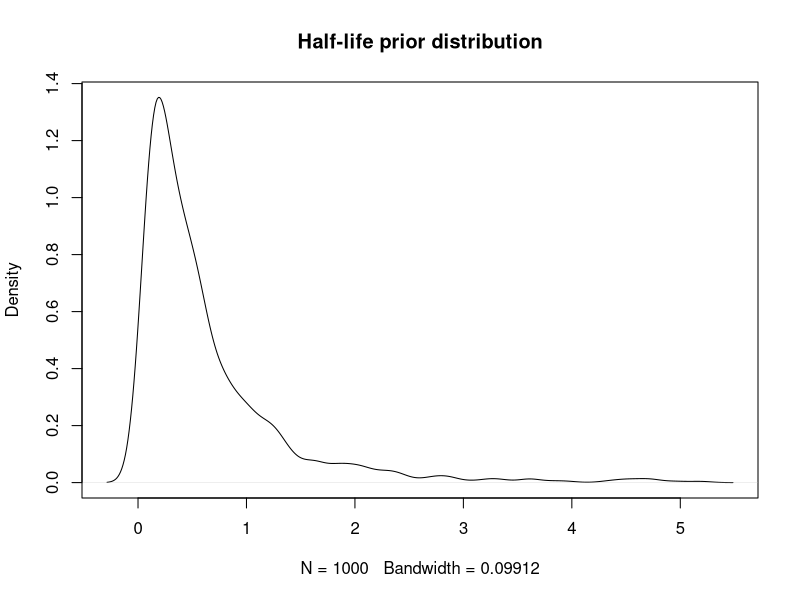
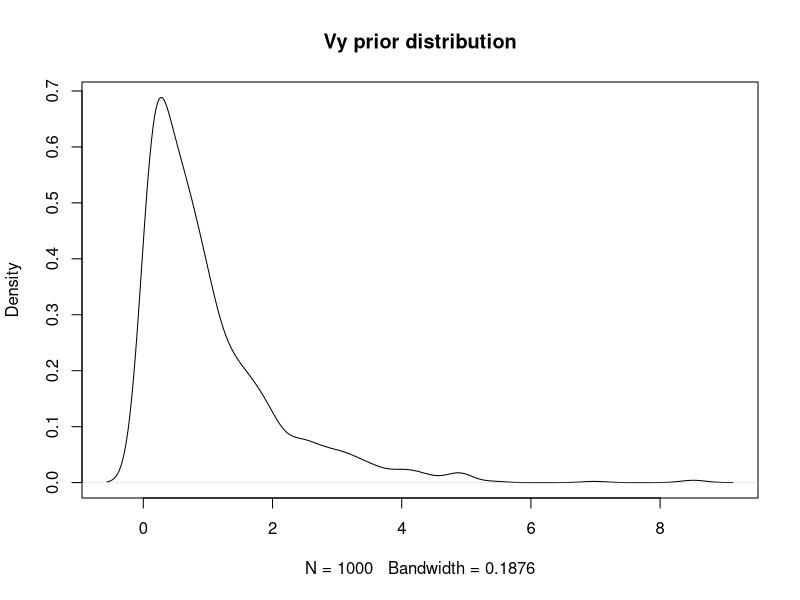

R code for these plots, in order: (Note: this script raises an error after producing the figures.)
## ---- chunk 1
#hl ~ lognormal(-0.5,1.5); //Tree length = 1 Ma
hl.sims<-rlnorm(n=1000,meanlog=log(0.4),sdlog=1)
plot(density(hl.sims),main="Half-life prior distribution")
quantile(hl.sims,probs=c(0.1,0.5,0.75,0.9))


## ---- chunk 2
#hl ~ lognormal(-0.5,1.5); //Tree length = 1 Ma
vy.sims<-rexp(n=1000,rate=1)
plot(density(vy.sims),main="Vy prior distribution")
quantile(hl.sims,probs=c(0.1,0.5,0.75,0.9))


## ---- chunk 3
library(ggsci)

intercept_test<-rnorm(100,stan_sim_data$ols_intercept,0.1)
#slope_test<-rnorm(100,ols.slope,0.5)
slope_test<-rnorm(100,stan_sim_data$ols_slope,0.1)

df<-data.frame(Y=stan_sim_data$Y,X=stan_sim_data$direct_cov)
names(df)<-c("Y","X")

#slope.prior.plot<-ggplot(data=reg.trdata$dat,aes(y=Sim1,x=X))+
slope.prior.plot<-ggplot(data=df,aes(y=Y,x=X))+  
  geom_point()+
  geom_abline(intercept=intercept_test,slope=slope_test,alpha=0.25)+
  theme_bw()+
  ggtitle("Priors for Intercept and Slope")+
  ylab("Trait 1") + xlab("Trait 2")+
  scale_color_npg()

slope.prior.plot
## ---- chunk 4
#beta_raw<-rnorm(100,0,1)
beta_bar<-rnorm(100,stan_sim_data$ols_intercept,0.1)
sd_beta<-rexp(100,5)
beta<-rnorm(100,beta_bar,sd_beta)

slope_test<-rnorm(100,stan_sim_data$ols_slope,0.05)

df<-data.frame(Y=stan_sim_data$Y,X=stan_sim_data$direct_cov)
names(df)<-c("Y","X")

#slope.prior.plot<-ggplot(data=reg.trdata$dat,aes(y=Sim1,x=X))+
slope.prior.plot<-ggplot(data=df,aes(y=Y,x=X))+  
  geom_point()+
  geom_abline(intercept=beta,slope=slope_test,alpha=0.25)+
  theme_bw()+
  ggtitle("Priors for Intercept and Slope")+
  ylab("Trait 1") + xlab("Trait 2")+
  scale_color_npg()

slope.prior.plot
## ---- chunk 5
intercept_test<-rt(100,4)
#slope_test<-rnorm(100,ols.slope,0.5)
slope_test<-rnorm(100,stan_sim_data$ols_slope,0.3)

slope.prior.plot<-ggplot(data=reg.trdata$dat,aes(y=Sim.MC1,x=bodycentered))+
  geom_point()+
  geom_abline(intercept=intercept_test,slope=slope_test,alpha=0.25)+
  theme_bw()+
  ggtitle("Priors for Intercept and Slope")+
  ylab("log Neocortex Area (mm2)") + xlab("log Brain Mass (g)")+
  scale_color_npg()

slope.prior.plot
library(ggsci)
## ---- chunk 6
#beta_raw<-rnorm(100,0,1)
beta_raw<-rt(100,1)
#beta_bar<-rnorm(100,stan_sim_data$ols_intercept,0.5)
sd_beta<-rexp(100,1)

beta<-rnorm(100,beta_bar,sd_beta)

slope_test<-rnorm(100,stan_sim_data$ols_slope,0.25)

regression.prior.plot<-ggplot(data=ruminant.trdata$dat,aes(y=Sim.MC1,x=bodycentered))+
  geom_point()+
  geom_abline(intercept=beta,slope=slope_test,alpha=0.25)+
  theme_bw()+
  ggtitle("Priors for Intercept and Slope")+
  ylab("Simulated log Neocortex Area (mm2)") + xlab("log Body Mass (g)")+
  scale_color_npg()

regression.prior.plot
## ---- chunk 7
#beta_raw<-rnorm(100,0,1)
beta_raw<-rt(100,2)
sd_beta<-rexp(100,1)
beta_bar<-rnorm(100,stan_sim_data$ols_intercept,0.5)
beta<- beta_bar + sd_beta * beta_raw

slope_test<-rnorm(100,stan_sim_data$ols_slope,0.25)

regression.prior.plot<-ggplot(data=ruminant.trdata$dat,aes(y=Sim1,x=bodycentered))+
  geom_point()+
  geom_abline(intercept=beta,slope=slope_test,alpha=0.25)+
  theme_bw()+
  ggtitle("Priors for Intercept and Slope")+
  ylab("Simulated log Neocortex Area (mm2)") + xlab("log Body Mass (g)")+
  scale_color_npg()

regression.prior.plot
## ---- chunk 8
#beta_raw<-rnorm(100,0,1)
beta_raw<-rt(100,2)
sd_beta<-rexp(100,1)
beta_bar<-rt(100,2)
beta<- beta_bar + sd_beta * beta_raw

slope_test<-rnorm(100,stan_sim_data$ols_slope,0.25)

regression.prior.plot<-ggplot(data=ruminant.trdata$dat,aes(y=Sim.MC1,x=bodycentered))+
  geom_point()+
  geom_abline(intercept=beta,slope=slope_test,alpha=0.25)+
  theme_bw()+
  ggtitle("Priors for Intercept and Slope")+
  ylab("Simulated log Neocortex Area (mm2)") + xlab("log Body Mass (g)")+
  scale_color_npg()

regression.prior.plot
